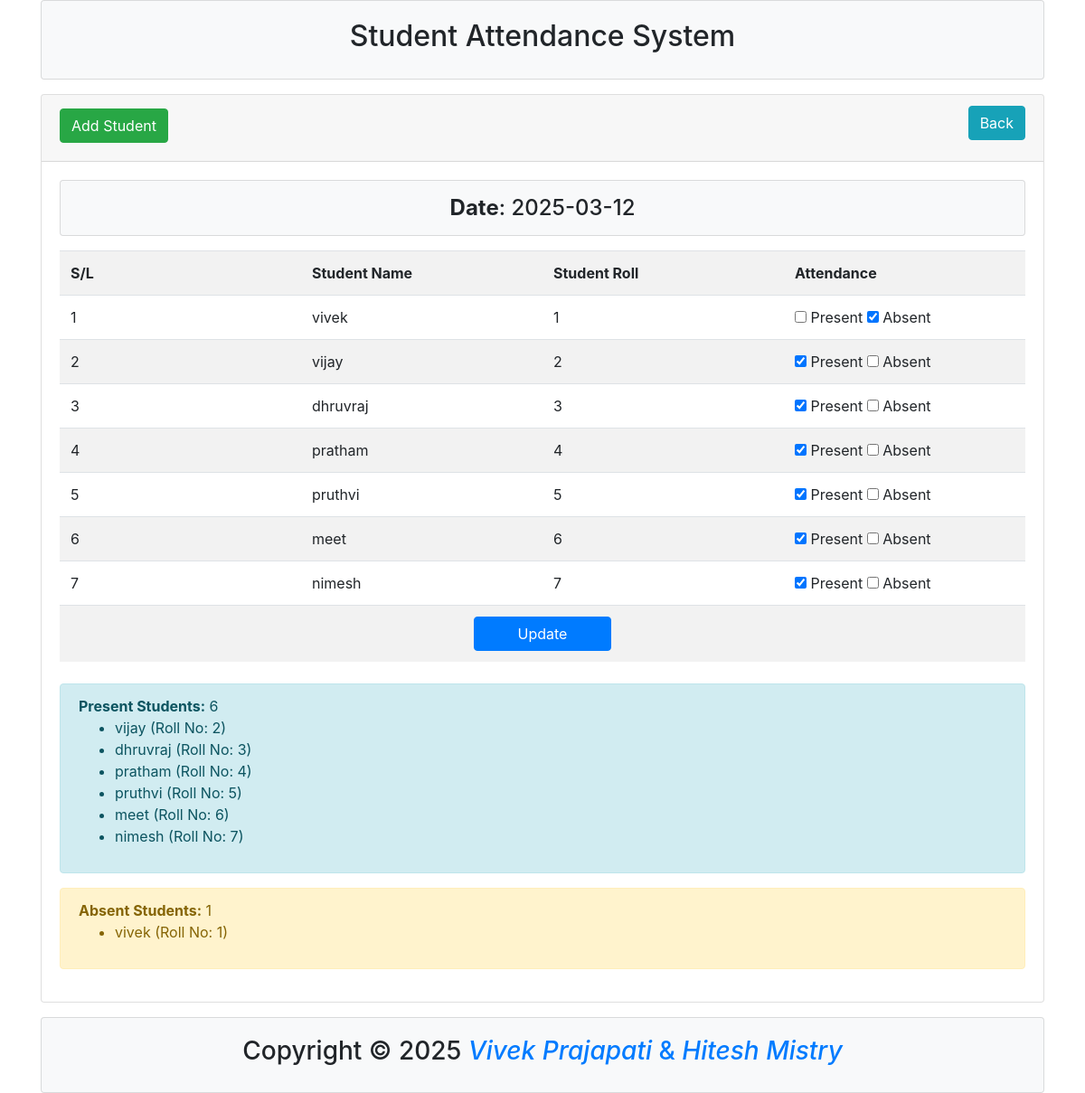
Page /student_view.php?dt=2025-03-12 (signed in) on the committed database.
### tables this page shows
CREATE TABLE `tbl_student` (
  `id` int(11) NOT NULL,
  `name` varchar(255) NOT NULL,
  `roll` int(11) NOT NULL
);

CREATE TABLE `tbl_attendance` (
  `id` int(11) NOT NULL,
  `roll` int(11) NOT NULL,
  `attend` varchar(255) NOT NULL,
  `att_time` date NOT NULL
);

### student_view.php (the view, shortened to what this page needs)
<?php
$host = "localhost";
$user = "root";
$pass = "";
$dbname = "db_sams";
$conn = mysqli_connect($host, $user, $pass, $dbname);
$dt = $_GET['dt'];
$present_count = 0;
$absent_count = 0;
$present_students = [];
$absent_students = [];
include "inc/header.php";
?>
<div class="container">
    <div class="card">
        <div class="card-header">
            <h2>
                <a class="btn btn-success" href="add.php">Add Student</a>
                <a class="btn btn-info float-right" href="date_view.php">Back</a>
            </h2>
        </div>
        <div class="card-body">
            <div class="card bg-light text-center mb-3">
                <h4 class="m-0 py-3"><strong>Date</strong>: <?php echo $dt; ?></h4>
            </div>
            <form action="" method="post">
                <table class="table table-striped">
                    <tr>
                        <th width="25%">S/L</th>
                        <th width="25%">Student Name</th>
                        <th width="25%">Student Roll</th>
                        <th width="25%">Attendance</th>
                    </tr>
                    <?php
                    $getstudent = getAllData($dt);
                    if ($getstudent) {
                        $attendance_data = $getstudent;
                        $i = 0;
                        while ($value = mysqli_fetch_assoc($attendance_data)) {
                            $i++;
                            if ($value['attend'] == "present") {
                                $present_count++;
                                $present_students[] = ['name' => $value['name'], 'roll' => $value['roll']];
                            } elseif ($value['attend'] == "absent") {
                                $absent_count++;
                                $absent_students[] = ['name' => $value['name'], 'roll' => $value['roll']];
                            }
                    ?>
                    <tr>
                        <td><?php echo $i; ?></td>
                        <td><?php echo $value['name']; ?></td>
                        <td><?php echo $value['roll']; ?></td>
                        <td>
                            <input type="checkbox" name="attend[<?php echo $value['roll']; ?>]" value="present" class="present-checkbox" <?php if($value['attend'] == "present") {echo "checked";} ?>> Present
                            <input type="checkbox" name="attend[<?php echo $value['roll']; ?>]" value="absent" class="absent-checkbox" <?php if($value['attend'] == "absent") {echo "checked";} ?>> Absent
                        </td>
                    </tr>
                    <?php } } ?>
                    <tr>
                        <td colspan="4" class="text-center">
                            <input type="submit" name="submit" class="btn btn-primary px-5" value="Update">
                        </td>
                    </tr>
                </table>
            </form>
            <div class="alert alert-info mt-4">
                <strong>Present Students:</strong> <?php echo $present_count; ?><br>
                <ul>
                    <?php foreach ($present_students as $student) { ?>
                        <li><?php echo $student['name']; ?> (Roll No: <?php echo $student['roll']; ?>)</li>
                    <?php } ?>
                </ul>
            </div>
            <div class="alert alert-warning">
                <strong>Absent Students:</strong> <?php echo $absent_count; ?><br>
                <ul>
                    <?php foreach ($absent_students as $student) { ?>
                        <li><?php echo $student['name']; ?> (Roll No: <?php echo $student['roll']; ?>)</li>
                    <?php } ?>
                </ul>
            </div>
        </div>
    </div>
</div>
<?php include("inc/footer.php"); ?>
<?php
function getAllData($dt) {
    global $conn;
    $query = "SELECT s.name, s.roll, a.attend FROM tbl_student s
              LEFT JOIN tbl_attendance a ON s.roll = a.roll
              WHERE a.att_time = '$dt'";
    $result = mysqli_query($conn, $query);
    return $result;
}
?>

### rows in the picture
tbl_student: name "vivek", roll "1"
tbl_attendance: attend "☑"
tbl_student: name "vijay", roll "2"
tbl_attendance: attend "☑"
tbl_student: name "dhruvraj", roll "3"
tbl_attendance: attend "☑"
tbl_student: name "pratham", roll "4"
tbl_attendance: attend "☑"
tbl_student: name "pruthvi", roll "5"
tbl_attendance: attend "☑"
tbl_student: name "meet", roll "6"
tbl_attendance: attend "☑"
tbl_student: name "nimesh", roll "7"
tbl_attendance: attend "☑"

### other values in the picture
$dt "2025-03-12"
$present_count "6"
$absent_count "1"
